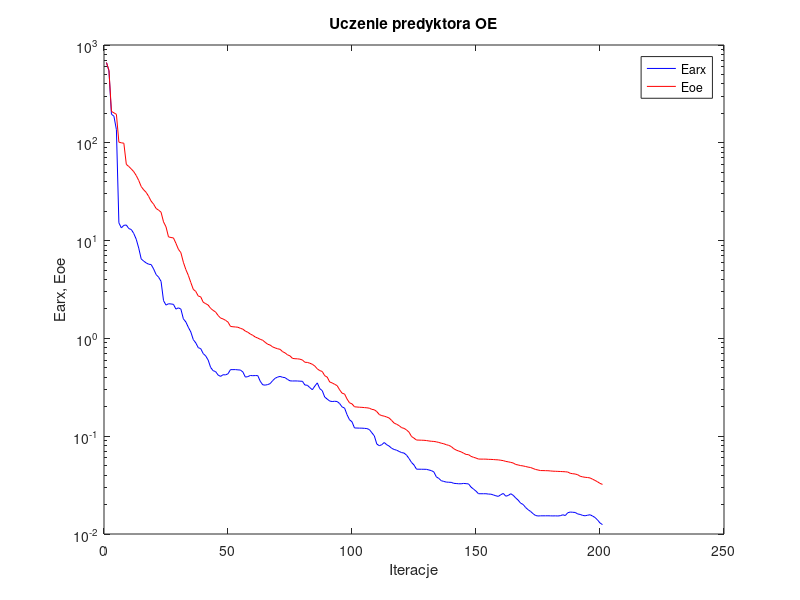
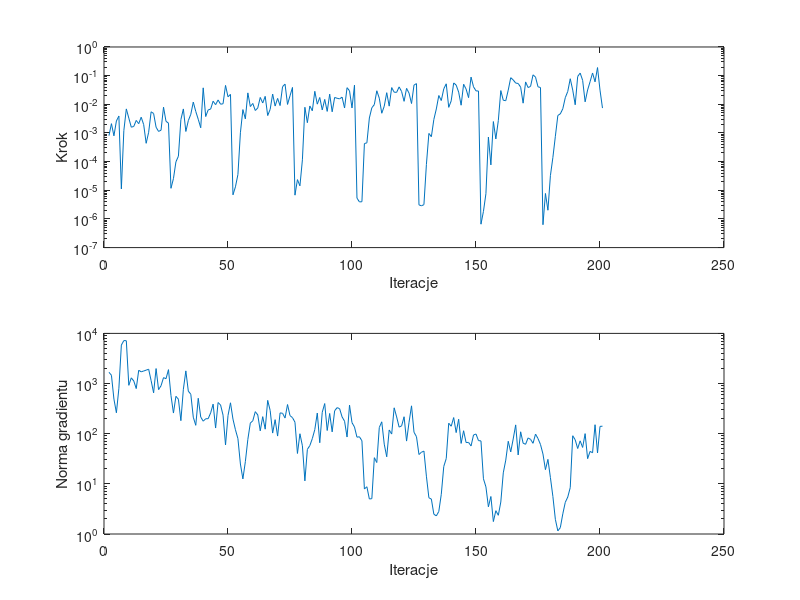

MATLAB code for these plots, in order:
%uczenie predyktora oe
clear all;
n=0; farx(n+1)=6.620263e+002; foe(n+1)=6.614112e+002; wspucz(n+1)=0.000000e+000; ng(n+1)=0.000000e+000;
%odnowa zmiennej metryki
n=1; farx(n+1)=5.426590e+002; foe(n+1)=5.511407e+002; krok(n+1)=8.062699e-004; ng(n+1)=1.675529e+003;
n=2; farx(n+1)=1.960194e+002; foe(n+1)=2.092931e+002; krok(n+1)=2.110872e-003; ng(n+1)=1.462004e+003;
n=3; farx(n+1)=1.870196e+002; foe(n+1)=2.024805e+002; krok(n+1)=7.937301e-004; ng(n+1)=4.894560e+002;
n=4; farx(n+1)=1.362389e+002; foe(n+1)=1.955544e+002; krok(n+1)=2.620821e-003; ng(n+1)=2.613997e+002;
n=5; farx(n+1)=1.518162e+001; foe(n+1)=1.014426e+002; krok(n+1)=3.898185e-003; ng(n+1)=8.057818e+002;
n=6; farx(n+1)=1.348383e+001; foe(n+1)=1.000095e+002; krok(n+1)=1.115447e-005; ng(n+1)=5.854678e+003;
n=7; farx(n+1)=1.432925e+001; foe(n+1)=9.903374e+001; krok(n+1)=1.210414e-003; ng(n+1)=7.187446e+003;
n=8; farx(n+1)=1.443410e+001; foe(n+1)=6.018445e+001; krok(n+1)=6.905382e-003; ng(n+1)=7.141339e+003;
n=9; farx(n+1)=1.326832e+001; foe(n+1)=5.723428e+001; krok(n+1)=3.303309e-003; ng(n+1)=9.216100e+002;
n=10; farx(n+1)=1.298888e+001; foe(n+1)=5.402303e+001; krok(n+1)=1.588254e-003; ng(n+1)=1.299392e+003;
n=11; farx(n+1)=1.181970e+001; foe(n+1)=5.067519e+001; krok(n+1)=1.688016e-003; ng(n+1)=1.125614e+003;
n=12; farx(n+1)=1.032535e+001; foe(n+1)=4.627260e+001; krok(n+1)=2.739044e-003; ng(n+1)=7.938652e+002;
n=13; farx(n+1)=8.383730e+000; foe(n+1)=4.120945e+001; krok(n+1)=2.106031e-003; ng(n+1)=1.840119e+003;
n=14; farx(n+1)=6.496205e+000; foe(n+1)=3.572476e+001; krok(n+1)=3.544455e-003; ng(n+1)=1.711104e+003;
n=15; farx(n+1)=6.168755e+000; foe(n+1)=3.304269e+001; krok(n+1)=1.951356e-003; ng(n+1)=1.780420e+003;
n=16; farx(n+1)=5.918791e+000; foe(n+1)=3.114448e+001; krok(n+1)=4.356528e-004; ng(n+1)=1.848062e+003;
n=17; farx(n+1)=5.733909e+000; foe(n+1)=2.833986e+001; krok(n+1)=1.055436e-003; ng(n+1)=1.932516e+003;
n=18; farx(n+1)=5.693118e+000; foe(n+1)=2.532694e+001; krok(n+1)=5.478088e-003; ng(n+1)=1.142902e+003;
n=19; farx(n+1)=5.136936e+000; foe(n+1)=2.357406e+001; krok(n+1)=4.783116e-003; ng(n+1)=6.531473e+002;
n=20; farx(n+1)=4.499973e+000; foe(n+1)=2.131414e+001; krok(n+1)=1.587460e-003; ng(n+1)=1.989310e+003;
n=21; farx(n+1)=4.230280e+000; foe(n+1)=2.050955e+001; krok(n+1)=1.130654e-003; ng(n+1)=7.565505e+002;
n=22; farx(n+1)=3.834623e+000; foe(n+1)=1.952379e+001; krok(n+1)=1.250908e-003; ng(n+1)=9.046283e+002;
n=23; farx(n+1)=2.434023e+000; foe(n+1)=1.554633e+001; krok(n+1)=7.947193e-003; ng(n+1)=1.312551e+003;
n=24; farx(n+1)=2.190169e+000; foe(n+1)=1.383344e+001; krok(n+1)=2.548617e-003; ng(n+1)=1.248846e+003;
n=25; farx(n+1)=2.260859e+000; foe(n+1)=1.092369e+001; krok(n+1)=2.201622e-003; ng(n+1)=1.894178e+003;
%odnowa zmiennej metryki
n=26; farx(n+1)=2.250421e+000; foe(n+1)=1.075197e+001; krok(n+1)=1.171829e-005; ng(n+1)=5.786985e+002;
n=27; farx(n+1)=2.230079e+000; foe(n+1)=1.065439e+001; krok(n+1)=2.555890e-005; ng(n+1)=2.581907e+002;
n=28; farx(n+1)=1.992786e+000; foe(n+1)=9.383242e+000; krok(n+1)=9.848602e-005; ng(n+1)=5.559492e+002;
n=29; farx(n+1)=2.053803e+000; foe(n+1)=8.155829e+000; krok(n+1)=1.542478e-004; ng(n+1)=4.869692e+002;
n=30; farx(n+1)=1.993215e+000; foe(n+1)=7.525941e+000; krok(n+1)=2.926191e-003; ng(n+1)=1.818501e+002;
n=31; farx(n+1)=1.585660e+000; foe(n+1)=6.007681e+000; krok(n+1)=6.893113e-003; ng(n+1)=7.690480e+002;
n=32; farx(n+1)=1.473057e+000; foe(n+1)=5.059539e+000; krok(n+1)=1.127039e-003; ng(n+1)=1.788788e+003;
n=33; farx(n+1)=1.300017e+000; foe(n+1)=4.413488e+000; krok(n+1)=2.692761e-003; ng(n+1)=7.049009e+002;
n=34; farx(n+1)=1.164080e+000; foe(n+1)=3.730500e+000; krok(n+1)=4.483426e-003; ng(n+1)=6.124949e+002;
n=35; farx(n+1)=9.721227e-001; foe(n+1)=3.176012e+000; krok(n+1)=1.195410e-002; ng(n+1)=2.133550e+002;
n=36; farx(n+1)=8.999735e-001; foe(n+1)=3.023130e+000; krok(n+1)=5.637357e-003; ng(n+1)=1.469497e+002;
n=37; farx(n+1)=8.043008e-001; foe(n+1)=2.712619e+000; krok(n+1)=2.999882e-003; ng(n+1)=5.087772e+002;
n=38; farx(n+1)=7.859165e-001; foe(n+1)=2.660716e+000; krok(n+1)=1.516318e-003; ng(n+1)=2.152493e+002;
n=39; farx(n+1)=6.994847e-001; foe(n+1)=2.342389e+000; krok(n+1)=3.751412e-002; ng(n+1)=1.777034e+002;
n=40; farx(n+1)=6.623539e-001; foe(n+1)=2.267327e+000; krok(n+1)=3.739948e-003; ng(n+1)=1.986638e+002;
n=41; farx(n+1)=6.003765e-001; foe(n+1)=2.192776e+000; krok(n+1)=6.353015e-003; ng(n+1)=1.991023e+002;
n=42; farx(n+1)=5.045842e-001; foe(n+1)=2.027572e+000; krok(n+1)=6.822948e-003; ng(n+1)=2.602968e+002;
n=43; farx(n+1)=4.678243e-001; foe(n+1)=1.935149e+000; krok(n+1)=1.282772e-002; ng(n+1)=3.885834e+002;
n=44; farx(n+1)=4.577044e-001; foe(n+1)=1.860665e+000; krok(n+1)=9.698882e-003; ng(n+1)=1.297261e+002;
n=45; farx(n+1)=4.221289e-001; foe(n+1)=1.716755e+000; krok(n+1)=1.417782e-002; ng(n+1)=4.181916e+002;
n=46; farx(n+1)=4.088210e-001; foe(n+1)=1.614887e+000; krok(n+1)=1.008597e-002; ng(n+1)=3.743197e+002;
n=47; farx(n+1)=4.251623e-001; foe(n+1)=1.581815e+000; krok(n+1)=1.042882e-002; ng(n+1)=2.343133e+002;
n=48; farx(n+1)=4.235527e-001; foe(n+1)=1.531093e+000; krok(n+1)=4.559356e-002; ng(n+1)=5.955907e+001;
n=49; farx(n+1)=4.349416e-001; foe(n+1)=1.468102e+000; krok(n+1)=1.829287e-002; ng(n+1)=2.303111e+002;
n=50; farx(n+1)=4.793950e-001; foe(n+1)=1.326385e+000; krok(n+1)=2.219272e-002; ng(n+1)=4.130996e+002;
%odnowa zmiennej metryki
n=51; farx(n+1)=4.793273e-001; foe(n+1)=1.315030e+000; krok(n+1)=6.939469e-006; ng(n+1)=1.951920e+002;
n=52; farx(n+1)=4.797800e-001; foe(n+1)=1.308769e+000; krok(n+1)=1.321254e-005; ng(n+1)=1.198765e+002;
n=53; farx(n+1)=4.766718e-001; foe(n+1)=1.300382e+000; krok(n+1)=3.555039e-005; ng(n+1)=7.969884e+001;
n=54; farx(n+1)=4.748485e-001; foe(n+1)=1.268012e+000; krok(n+1)=1.016108e-003; ng(n+1)=2.486862e+001;
n=55; farx(n+1)=4.533809e-001; foe(n+1)=1.242498e+000; krok(n+1)=6.543079e-003; ng(n+1)=1.255329e+001;
n=56; farx(n+1)=4.020532e-001; foe(n+1)=1.187416e+000; krok(n+1)=3.096691e-003; ng(n+1)=2.778589e+001;
n=57; farx(n+1)=4.068947e-001; foe(n+1)=1.155157e+000; krok(n+1)=2.502768e-002; ng(n+1)=7.699646e+001;
n=58; farx(n+1)=4.175141e-001; foe(n+1)=1.108981e+000; krok(n+1)=8.350786e-003; ng(n+1)=1.628479e+002;
n=59; farx(n+1)=4.156791e-001; foe(n+1)=1.075122e+000; krok(n+1)=1.071180e-002; ng(n+1)=1.810997e+002;
n=60; farx(n+1)=4.168600e-001; foe(n+1)=1.032922e+000; krok(n+1)=6.071802e-003; ng(n+1)=2.751735e+002;
n=61; farx(n+1)=4.166069e-001; foe(n+1)=1.007893e+000; krok(n+1)=7.453659e-003; ng(n+1)=2.368728e+002;
n=62; farx(n+1)=3.645906e-001; foe(n+1)=9.790284e-001; krok(n+1)=1.734832e-002; ng(n+1)=1.140578e+002;
n=63; farx(n+1)=3.354162e-001; foe(n+1)=9.569991e-001; krok(n+1)=1.111520e-002; ng(n+1)=2.187589e+002;
n=64; farx(n+1)=3.328617e-001; foe(n+1)=9.117828e-001; krok(n+1)=1.895365e-002; ng(n+1)=1.230833e+002;
n=65; farx(n+1)=3.371792e-001; foe(n+1)=8.719342e-001; krok(n+1)=4.046033e-003; ng(n+1)=4.619660e+002;
n=66; farx(n+1)=3.448403e-001; foe(n+1)=8.549852e-001; krok(n+1)=6.669234e-003; ng(n+1)=2.905755e+002;
n=67; farx(n+1)=3.700453e-001; foe(n+1)=8.183625e-001; krok(n+1)=2.277959e-002; ng(n+1)=1.028899e+002;
n=68; farx(n+1)=3.909400e-001; foe(n+1)=7.996634e-001; krok(n+1)=8.692572e-003; ng(n+1)=1.904886e+002;
n=69; farx(n+1)=4.023773e-001; foe(n+1)=7.836373e-001; krok(n+1)=1.605804e-002; ng(n+1)=8.969221e+001;
n=70; farx(n+1)=4.086624e-001; foe(n+1)=7.730272e-001; krok(n+1)=9.019129e-003; ng(n+1)=2.597468e+002;
n=71; farx(n+1)=4.003581e-001; foe(n+1)=7.321663e-001; krok(n+1)=4.134280e-002; ng(n+1)=2.556212e+002;
n=72; farx(n+1)=3.968972e-001; foe(n+1)=7.112218e-001; krok(n+1)=5.055608e-002; ng(n+1)=2.051811e+002;
n=73; farx(n+1)=3.805837e-001; foe(n+1)=6.792104e-001; krok(n+1)=9.899545e-003; ng(n+1)=3.815307e+002;
n=74; farx(n+1)=3.681047e-001; foe(n+1)=6.628180e-001; krok(n+1)=1.979909e-002; ng(n+1)=2.295747e+002;
n=75; farx(n+1)=3.668972e-001; foe(n+1)=6.248555e-001; krok(n+1)=3.876686e-002; ng(n+1)=2.090755e+002;
%odnowa zmiennej metryki
n=76; farx(n+1)=3.673842e-001; foe(n+1)=6.198441e-001; krok(n+1)=6.755832e-006; ng(n+1)=1.695472e+002;
n=77; farx(n+1)=3.668986e-001; foe(n+1)=6.183620e-001; krok(n+1)=2.354047e-005; ng(n+1)=4.034614e+001;
n=78; farx(n+1)=3.653398e-001; foe(n+1)=6.132673e-001; krok(n+1)=1.430061e-005; ng(n+1)=9.978386e+001;
n=79; farx(n+1)=3.644498e-001; foe(n+1)=6.015847e-001; krok(n+1)=1.157695e-004; ng(n+1)=5.736161e+001;
n=80; farx(n+1)=3.339032e-001; foe(n+1)=5.702480e-001; krok(n+1)=7.876901e-003; ng(n+1)=1.146791e+001;
n=81; farx(n+1)=3.317965e-001; foe(n+1)=5.681050e-001; krok(n+1)=2.281831e-003; ng(n+1)=4.869155e+001;
n=82; farx(n+1)=3.140163e-001; foe(n+1)=5.573520e-001; krok(n+1)=8.751130e-003; ng(n+1)=5.789655e+001;
n=83; farx(n+1)=2.986245e-001; foe(n+1)=5.439815e-001; krok(n+1)=5.946996e-003; ng(n+1)=7.983423e+001;
n=84; farx(n+1)=3.250826e-001; foe(n+1)=5.215713e-001; krok(n+1)=2.839954e-002; ng(n+1)=1.208005e+002;
n=85; farx(n+1)=3.509110e-001; foe(n+1)=4.886075e-001; krok(n+1)=1.012568e-002; ng(n+1)=2.580575e+002;
n=86; farx(n+1)=3.063180e-001; foe(n+1)=4.684799e-001; krok(n+1)=1.729712e-002; ng(n+1)=6.604579e+001;
n=87; farx(n+1)=2.924442e-001; foe(n+1)=4.592122e-001; krok(n+1)=6.353015e-003; ng(n+1)=2.675079e+002;
n=88; farx(n+1)=2.513173e-001; foe(n+1)=4.153279e-001; krok(n+1)=1.483652e-002; ng(n+1)=3.991521e+002;
n=89; farx(n+1)=2.396937e-001; foe(n+1)=4.021505e-001; krok(n+1)=5.655154e-003; ng(n+1)=1.158397e+002;
n=90; farx(n+1)=2.288053e-001; foe(n+1)=3.584310e-001; krok(n+1)=2.261999e-002; ng(n+1)=2.532851e+002;
n=91; farx(n+1)=2.262043e-001; foe(n+1)=3.506476e-001; krok(n+1)=5.478088e-003; ng(n+1)=1.087994e+002;
n=92; farx(n+1)=2.275433e-001; foe(n+1)=3.393469e-001; krok(n+1)=1.734832e-002; ng(n+1)=2.866389e+002;
n=93; farx(n+1)=2.263489e-001; foe(n+1)=3.289609e-001; krok(n+1)=1.622219e-002; ng(n+1)=3.310059e+002;
n=94; farx(n+1)=2.158132e-001; foe(n+1)=2.983676e-001; krok(n+1)=1.547432e-002; ng(n+1)=3.159266e+002;
n=95; farx(n+1)=1.993407e-001; foe(n+1)=2.752187e-001; krok(n+1)=1.778972e-002; ng(n+1)=2.163017e+002;
n=96; farx(n+1)=1.940583e-001; foe(n+1)=2.702525e-001; krok(n+1)=7.431661e-003; ng(n+1)=1.774627e+002;
n=97; farx(n+1)=1.659429e-001; foe(n+1)=2.399795e-001; krok(n+1)=3.805310e-002; ng(n+1)=8.584652e+001;
n=98; farx(n+1)=1.472260e-001; foe(n+1)=2.194632e-001; krok(n+1)=2.954351e-002; ng(n+1)=3.712571e+002;
n=99; farx(n+1)=1.403737e-001; foe(n+1)=2.141181e-001; krok(n+1)=7.442795e-003; ng(n+1)=1.659879e+002;
n=100; farx(n+1)=1.214288e-001; foe(n+1)=1.998742e-001; krok(n+1)=4.663645e-002; ng(n+1)=1.359297e+002;
%odnowa zmiennej metryki
n=101; farx(n+1)=1.211949e-001; foe(n+1)=1.988040e-001; krok(n+1)=5.338808e-006; ng(n+1)=8.518332e+001;
n=102; farx(n+1)=1.209507e-001; foe(n+1)=1.978227e-001; krok(n+1)=3.920421e-006; ng(n+1)=8.685088e+001;
n=103; farx(n+1)=1.208747e-001; foe(n+1)=1.972630e-001; krok(n+1)=3.994594e-006; ng(n+1)=7.226903e+001;
n=104; farx(n+1)=1.203376e-001; foe(n+1)=1.960723e-001; krok(n+1)=4.270089e-004; ng(n+1)=7.903681e+000;
n=105; farx(n+1)=1.196364e-001; foe(n+1)=1.951978e-001; krok(n+1)=4.526501e-004; ng(n+1)=8.760196e+000;
n=106; farx(n+1)=1.169695e-001; foe(n+1)=1.933137e-001; krok(n+1)=3.334617e-003; ng(n+1)=4.987700e+000;
n=107; farx(n+1)=1.084900e-001; foe(n+1)=1.882009e-001; krok(n+1)=7.592571e-003; ng(n+1)=5.074931e+000;
n=108; farx(n+1)=1.008277e-001; foe(n+1)=1.862148e-001; krok(n+1)=9.739153e-003; ng(n+1)=3.326492e+001;
n=109; farx(n+1)=8.314678e-002; foe(n+1)=1.785262e-001; krok(n+1)=2.967304e-002; ng(n+1)=2.661805e+001;
n=110; farx(n+1)=7.997085e-002; foe(n+1)=1.665104e-001; krok(n+1)=1.634950e-002; ng(n+1)=1.329902e+002;
n=111; farx(n+1)=8.183159e-002; foe(n+1)=1.624035e-001; krok(n+1)=4.871925e-003; ng(n+1)=1.725981e+002;
n=112; farx(n+1)=8.618954e-002; foe(n+1)=1.603230e-001; krok(n+1)=8.580693e-003; ng(n+1)=6.185250e+001;
n=113; farx(n+1)=8.181620e-002; foe(n+1)=1.570759e-001; krok(n+1)=2.541206e-002; ng(n+1)=3.465012e+001;
n=114; farx(n+1)=7.919487e-002; foe(n+1)=1.534061e-001; krok(n+1)=8.625805e-003; ng(n+1)=1.185633e+002;
n=115; farx(n+1)=7.517805e-002; foe(n+1)=1.447410e-001; krok(n+1)=3.832769e-002; ng(n+1)=9.844558e+001;
n=116; farx(n+1)=7.317927e-002; foe(n+1)=1.361505e-001; krok(n+1)=2.643052e-002; ng(n+1)=3.281310e+002;
n=117; farx(n+1)=7.189840e-002; foe(n+1)=1.324147e-001; krok(n+1)=2.610641e-002; ng(n+1)=2.160224e+002;
n=118; farx(n+1)=6.985604e-002; foe(n+1)=1.282337e-001; krok(n+1)=4.050274e-002; ng(n+1)=1.351981e+002;
n=119; farx(n+1)=6.799768e-002; foe(n+1)=1.222441e-001; krok(n+1)=2.788178e-002; ng(n+1)=1.432083e+002;
n=120; farx(n+1)=6.723238e-002; foe(n+1)=1.202801e-001; krok(n+1)=1.269968e-002; ng(n+1)=2.177510e+002;
n=121; farx(n+1)=6.397635e-002; foe(n+1)=1.158617e-001; krok(n+1)=3.598781e-002; ng(n+1)=7.125957e+001;
n=122; farx(n+1)=5.911547e-002; foe(n+1)=1.098328e-001; krok(n+1)=2.452306e-002; ng(n+1)=1.689605e+002;
n=123; farx(n+1)=5.392704e-002; foe(n+1)=9.936717e-002; krok(n+1)=1.064021e-002; ng(n+1)=3.593889e+002;
n=124; farx(n+1)=5.078663e-002; foe(n+1)=9.548121e-002; krok(n+1)=4.686838e-002; ng(n+1)=1.068205e+002;
n=125; farx(n+1)=4.602376e-002; foe(n+1)=9.138704e-002; krok(n+1)=5.266571e-002; ng(n+1)=8.725694e+001;
%odnowa zmiennej metryki
n=126; farx(n+1)=4.598520e-002; foe(n+1)=9.122201e-002; krok(n+1)=3.091480e-006; ng(n+1)=3.846565e+001;
n=127; farx(n+1)=4.593075e-002; foe(n+1)=9.102388e-002; krok(n+1)=2.871427e-006; ng(n+1)=4.271390e+001;
n=128; farx(n+1)=4.590411e-002; foe(n+1)=9.082028e-002; krok(n+1)=3.150286e-006; ng(n+1)=4.499851e+001;
n=129; farx(n+1)=4.584056e-002; foe(n+1)=9.029008e-002; krok(n+1)=7.961977e-005; ng(n+1)=1.421383e+001;
n=130; farx(n+1)=4.514366e-002; foe(n+1)=8.939758e-002; krok(n+1)=9.622121e-004; ng(n+1)=5.278345e+000;
n=131; farx(n+1)=4.450874e-002; foe(n+1)=8.877514e-002; krok(n+1)=7.394073e-004; ng(n+1)=4.973883e+000;
n=132; farx(n+1)=4.311168e-002; foe(n+1)=8.840836e-002; krok(n+1)=2.953444e-003; ng(n+1)=2.484400e+000;
n=133; farx(n+1)=3.842169e-002; foe(n+1)=8.757746e-002; krok(n+1)=6.884742e-003; ng(n+1)=2.295632e+000;
n=134; farx(n+1)=3.699105e-002; foe(n+1)=8.635581e-002; krok(n+1)=2.025137e-002; ng(n+1)=2.812719e+000;
n=135; farx(n+1)=3.507946e-002; foe(n+1)=8.482728e-002; krok(n+1)=1.352965e-002; ng(n+1)=6.188436e+000;
n=136; farx(n+1)=3.448294e-002; foe(n+1)=8.370230e-002; krok(n+1)=3.459424e-002; ng(n+1)=2.219738e+001;
n=137; farx(n+1)=3.396465e-002; foe(n+1)=8.189869e-002; krok(n+1)=5.188122e-002; ng(n+1)=3.196680e+001;
n=138; farx(n+1)=3.382188e-002; foe(n+1)=8.062950e-002; krok(n+1)=7.824004e-003; ng(n+1)=1.618653e+002;
n=139; farx(n+1)=3.373033e-002; foe(n+1)=7.840543e-002; krok(n+1)=1.321323e-002; ng(n+1)=1.408955e+002;
n=140; farx(n+1)=3.298983e-002; foe(n+1)=7.455772e-002; krok(n+1)=5.565015e-002; ng(n+1)=2.097105e+002;
n=141; farx(n+1)=3.282052e-002; foe(n+1)=7.220326e-002; krok(n+1)=4.681906e-002; ng(n+1)=1.052899e+002;
n=142; farx(n+1)=3.263539e-002; foe(n+1)=7.051209e-002; krok(n+1)=2.667694e-002; ng(n+1)=1.942581e+002;
n=143; farx(n+1)=3.262574e-002; foe(n+1)=6.919880e-002; krok(n+1)=9.296334e-003; ng(n+1)=6.402789e+001;
n=144; farx(n+1)=3.289106e-002; foe(n+1)=6.701620e-002; krok(n+1)=5.005537e-002; ng(n+1)=1.145976e+002;
n=145; farx(n+1)=3.273229e-002; foe(n+1)=6.511099e-002; krok(n+1)=3.411686e-002; ng(n+1)=6.660071e+001;
n=146; farx(n+1)=3.252049e-002; foe(n+1)=6.474695e-002; krok(n+1)=1.706649e-002; ng(n+1)=6.703812e+001;
n=147; farx(n+1)=3.016605e-002; foe(n+1)=6.219320e-002; krok(n+1)=8.892157e-002; ng(n+1)=5.692136e+001;
n=148; farx(n+1)=2.878281e-002; foe(n+1)=6.087917e-002; krok(n+1)=4.077788e-002; ng(n+1)=9.429674e+001;
n=149; farx(n+1)=2.743030e-002; foe(n+1)=5.977885e-002; krok(n+1)=2.946581e-002; ng(n+1)=9.851554e+001;
n=150; farx(n+1)=2.580943e-002; foe(n+1)=5.841549e-002; krok(n+1)=2.900728e-002; ng(n+1)=7.283036e+001;
%odnowa zmiennej metryki
n=151; farx(n+1)=2.580415e-002; foe(n+1)=5.831422e-002; krok(n+1)=6.563331e-007; ng(n+1)=7.177455e+001;
n=152; farx(n+1)=2.580193e-002; foe(n+1)=5.830291e-002; krok(n+1)=1.830842e-006; ng(n+1)=1.261806e+001;
n=153; farx(n+1)=2.581133e-002; foe(n+1)=5.828453e-002; krok(n+1)=7.622483e-006; ng(n+1)=8.711301e+000;
n=154; farx(n+1)=2.560869e-002; foe(n+1)=5.800936e-002; krok(n+1)=7.209870e-004; ng(n+1)=3.485373e+000;
n=155; farx(n+1)=2.554307e-002; foe(n+1)=5.793334e-002; krok(n+1)=7.681907e-005; ng(n+1)=5.595620e+000;
n=156; farx(n+1)=2.508690e-002; foe(n+1)=5.772067e-002; krok(n+1)=2.500228e-003; ng(n+1)=1.769826e+000;
n=157; farx(n+1)=2.459214e-002; foe(n+1)=5.745741e-002; krok(n+1)=6.190058e-004; ng(n+1)=2.916775e+000;
n=158; farx(n+1)=2.424421e-002; foe(n+1)=5.727760e-002; krok(n+1)=2.707062e-003; ng(n+1)=2.362052e+000;
n=159; farx(n+1)=2.522351e-002; foe(n+1)=5.676564e-002; krok(n+1)=3.012318e-002; ng(n+1)=4.344657e+000;
n=160; farx(n+1)=2.598710e-002; foe(n+1)=5.627735e-002; krok(n+1)=1.382426e-002; ng(n+1)=1.658678e+001;
n=161; farx(n+1)=2.436985e-002; foe(n+1)=5.523639e-002; krok(n+1)=1.333847e-002; ng(n+1)=2.973260e+001;
n=162; farx(n+1)=2.475259e-002; foe(n+1)=5.471241e-002; krok(n+1)=3.134015e-002; ng(n+1)=7.062652e+001;
n=163; farx(n+1)=2.580644e-002; foe(n+1)=5.398834e-002; krok(n+1)=8.470464e-002; ng(n+1)=4.333077e+001;
n=164; farx(n+1)=2.487324e-002; foe(n+1)=5.323346e-002; krok(n+1)=7.092411e-002; ng(n+1)=7.859519e+001;
n=165; farx(n+1)=2.337269e-002; foe(n+1)=5.139934e-002; krok(n+1)=5.507577e-002; ng(n+1)=1.498494e+002;
n=166; farx(n+1)=2.217878e-002; foe(n+1)=5.082065e-002; krok(n+1)=5.335388e-002; ng(n+1)=3.767448e+001;
n=167; farx(n+1)=2.065620e-002; foe(n+1)=5.005814e-002; krok(n+1)=3.965874e-002; ng(n+1)=1.091091e+002;
n=168; farx(n+1)=2.005021e-002; foe(n+1)=4.968003e-002; krok(n+1)=1.095618e-002; ng(n+1)=6.465444e+001;
n=169; farx(n+1)=1.866700e-002; foe(n+1)=4.898215e-002; krok(n+1)=6.045742e-002; ng(n+1)=6.151403e+001;
n=170; farx(n+1)=1.772693e-002; foe(n+1)=4.831878e-002; krok(n+1)=3.841036e-002; ng(n+1)=8.237780e+001;
n=171; farx(n+1)=1.701018e-002; foe(n+1)=4.783999e-002; krok(n+1)=4.215364e-002; ng(n+1)=7.702764e+001;
n=172; farx(n+1)=1.615149e-002; foe(n+1)=4.679096e-002; krok(n+1)=1.067078e-001; ng(n+1)=6.434787e+001;
n=173; farx(n+1)=1.545984e-002; foe(n+1)=4.570206e-002; krok(n+1)=8.877087e-002; ng(n+1)=9.819711e+001;
n=174; farx(n+1)=1.528460e-002; foe(n+1)=4.512943e-002; krok(n+1)=4.077788e-002; ng(n+1)=7.999488e+001;
n=175; farx(n+1)=1.534457e-002; foe(n+1)=4.454649e-002; krok(n+1)=3.852379e-002; ng(n+1)=6.091785e+001;
%odnowa zmiennej metryki
n=176; farx(n+1)=1.534510e-002; foe(n+1)=4.450939e-002; krok(n+1)=6.281495e-007; ng(n+1)=3.937219e+001;
n=177; farx(n+1)=1.534737e-002; foe(n+1)=4.442462e-002; krok(n+1)=7.746296e-006; ng(n+1)=1.917147e+001;
n=178; farx(n+1)=1.535601e-002; foe(n+1)=4.436489e-002; krok(n+1)=2.014779e-006; ng(n+1)=3.076303e+001;
n=179; farx(n+1)=1.533403e-002; foe(n+1)=4.413344e-002; krok(n+1)=3.242569e-005; ng(n+1)=1.336189e+001;
n=180; farx(n+1)=1.530851e-002; foe(n+1)=4.389947e-002; krok(n+1)=1.398251e-004; ng(n+1)=5.606056e+000;
n=181; farx(n+1)=1.533203e-002; foe(n+1)=4.380194e-002; krok(n+1)=7.663457e-004; ng(n+1)=1.959023e+000;
n=182; farx(n+1)=1.528673e-002; foe(n+1)=4.368967e-002; krok(n+1)=4.087375e-003; ng(n+1)=1.153513e+000;
n=183; farx(n+1)=1.539308e-002; foe(n+1)=4.357860e-002; krok(n+1)=4.640059e-003; ng(n+1)=1.340306e+000;
n=184; farx(n+1)=1.572225e-002; foe(n+1)=4.343907e-002; krok(n+1)=6.980962e-003; ng(n+1)=2.519858e+000;
n=185; farx(n+1)=1.544653e-002; foe(n+1)=4.328458e-002; krok(n+1)=1.703305e-002; ng(n+1)=4.286863e+000;
n=186; farx(n+1)=1.649401e-002; foe(n+1)=4.303572e-002; krok(n+1)=2.811708e-002; ng(n+1)=5.456540e+000;
n=187; farx(n+1)=1.677264e-002; foe(n+1)=4.175736e-002; krok(n+1)=7.799474e-002; ng(n+1)=8.424349e+000;
n=188; farx(n+1)=1.668046e-002; foe(n+1)=4.134173e-002; krok(n+1)=3.143988e-002; ng(n+1)=9.101713e+001;
n=189; farx(n+1)=1.660882e-002; foe(n+1)=4.105139e-002; krok(n+1)=9.625525e-003; ng(n+1)=7.553521e+001;
n=190; farx(n+1)=1.603836e-002; foe(n+1)=4.038005e-002; krok(n+1)=9.363811e-002; ng(n+1)=5.064753e+001;
n=191; farx(n+1)=1.585716e-002; foe(n+1)=3.895483e-002; krok(n+1)=1.228837e-001; ng(n+1)=7.199745e+001;
n=192; farx(n+1)=1.549147e-002; foe(n+1)=3.839134e-002; krok(n+1)=6.864555e-002; ng(n+1)=5.319088e+001;
n=193; farx(n+1)=1.535609e-002; foe(n+1)=3.799243e-002; krok(n+1)=1.220118e-002; ng(n+1)=1.002780e+002;
n=194; farx(n+1)=1.556349e-002; foe(n+1)=3.778509e-002; krok(n+1)=3.153338e-002; ng(n+1)=3.177769e+001;
n=195; farx(n+1)=1.573204e-002; foe(n+1)=3.742035e-002; krok(n+1)=6.153853e-002; ng(n+1)=4.437534e+001;
n=196; farx(n+1)=1.526284e-002; foe(n+1)=3.634342e-002; krok(n+1)=1.237945e-001; ng(n+1)=4.163377e+001;
n=197; farx(n+1)=1.474883e-002; foe(n+1)=3.530072e-002; krok(n+1)=6.073322e-002; ng(n+1)=1.509736e+002;
n=198; farx(n+1)=1.392027e-002; foe(n+1)=3.418712e-002; krok(n+1)=1.913888e-001; ng(n+1)=4.125685e+001;
n=199; farx(n+1)=1.297087e-002; foe(n+1)=3.293165e-002; krok(n+1)=3.122169e-002; ng(n+1)=1.398434e+002;
n=200; farx(n+1)=1.246817e-002; foe(n+1)=3.214258e-002; krok(n+1)=7.385876e-003; ng(n+1)=1.411628e+002;

figure; semilogy(farx,'b'); hold on; semilogy(foe,'r'); xlabel('Iteracje'); ylabel('Earx, Eoe'); legend('Earx','Eoe'); title('Uczenie predyktora OE');
figure; subplot(2,1,1); semilogy(krok); xlabel('Iteracje'); ylabel('Krok');
subplot(2,1,2); semilogy(ng); xlabel('Iteracje'); ylabel('Norma gradientu');
Earx=farx(n+1)
Eoe=foe(n+1)
